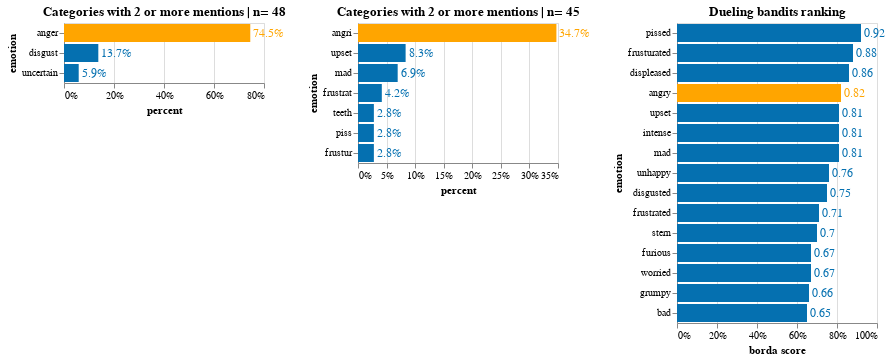

This figure's notebook cell:
### Code cell
(anger_wfa_forced.properties(width=200) | anger_wfa_free.properties(width=200) | anger_wfa_next.properties(width=200))

### Figure 1 — Vega-Lite specification as saved in the notebook (floating-point values rounded to 4 significant figures)
{"config": {"view": {"continuousWidth": 400, "continuousHeight": 300}}, "hconcat": [{"layer": [{"mark": "bar", "encoding": {"color": {"condition": {"value": "orange", "test": "(datum.emotion === 'anger')"}, "value": "#0570b0"}, "x": {"type": "quantitative", "axis": {"format": ".0%"}, "field": "percent"}, "y": {"type": "nominal", "field": "emotion", "sort": "-x"}}, "title": "Categories with 2 or more mentions | n= 48"}, {"mark": {"type": "text", "align": "left", "baseline": "middle", "dx": 3, "fontSize": 12}, "encoding": {"color": {"condition": {"value": "orange", "test": "(datum.emotion === 'anger')"}, "value": "#0570b0"}, "text": {"type": "quantitative", "field": "percent", "format": ".1%"}, "x": {"type": "quantitative", "axis": {"format": ".0%"}, "field": "percent"}, "y": {"type": "nominal", "field": "emotion", "sort": "-x"}}, "title": "Categories with 2 or more mentions | n= 48"}], "data": {"name": "data-e38793438cc6b593f907d92eb8aca068"}, "width": 200}, {"layer": [{"mark": "bar", "encoding": {"color": {"condition": {"value": "orange", "test": "(datum.emotion === 'angri')"}, "value": "#0570b0"}, "x": {"type": "quantitative", "axis": {"format": ".0%"}, "field": "percent"}, "y": {"type": "nominal", "field": "emotion", "sort": "-x"}}, "title": "Categories with 2 or more mentions | n= 45"}, {"mark": {"type": "text", "align": "left", "baseline": "middle", "dx": 3, "fontSize": 12}, "encoding": {"color": {"condition": {"value": "orange", "test": "(datum.emotion === 'angri')"}, "value": "#0570b0"}, "text": {"type": "quantitative", "field": "percent", "format": ".1%"}, "x": {"type": "quantitative", "axis": {"format": ".0%"}, "field": "percent"}, "y": {"type": "nominal", "field": "emotion", "sort": "-x"}}, "title": "Categories with 2 or more mentions | n= 45"}], "data": {"name": "data-e53c68100110033e7fff26a0073caa14"}, "width": 200}, {"layer": [{"mark": "bar", "encoding": {"color": {"condition": {"value": "orange", "test": "(datum.emotion === 'angry')"}, "value": "#0570b0"}, "x": {"type": "quantitative", "axis": {"format": ".0%"}, "field": "borda score"}, "y": {"type": "nominal", "field": "emotion", "sort": "-x"}}, "title": "Dueling bandits ranking"}, {"mark": {"type": "text", "align": "left", "baseline": "middle", "dx": 3, "fontSize": 12}, "encoding": {"color": {"condition": {"value": "orange", "test": "(datum.emotion === 'angry')"}, "value": "#0570b0"}, "text": {"type": "quantitative", "field": "borda score"}, "x": {"type": "quantitative", "axis": {"format": ".0%"}, "field": "borda score"}, "y": {"type": "nominal", "field": "emotion", "sort": "-x"}}, "title": "Dueling bandits ranking"}], "data": {"name": "data-9a28134bebbd506da1b9fe8ccd70cc9c"}, "width": 200}], "$schema": "https://vega.github.io/schema/vega-lite/v4.8.1.json", "datasets": {"data-e38793438cc6b593f907d92eb8aca068": [{"counts": 38, "emotion": "anger", "percent": 0.7451}, {"counts": 7, "emotion": "disgust", "percent": 0.1373}, {"counts": 3, "emotion": "uncertain", "percent": 0.05882}], "data-e53c68100110033e7fff26a0073caa14": [{"counts": 25, "emotion": "angri", "percent": 0.3472}, {"counts": 6, "emotion": "upset", "percent": 0.08333}, {"counts": 5, "emotion": "mad", "percent": 0.06944}, {"counts": 3, "emotion": "frustrat", "percent": 0.04167}, {"counts": 2, "emotion": "teeth", "percent": 0.02778}, {"counts": 2, "emotion": "piss", "percent": 0.02778}, {"counts": 2, "emotion": "frustur", "percent": 0.02778}], "data-9a28134bebbd506da1b9fe8ccd70cc9c": [{"Rank": 0, "emotion": "pissed", "borda score": 0.92, "Precision": 0.11}, {"Rank": 1, "emotion": "frusturated", "borda score": 0.88, "Precision": 0.12}, {"Rank": 2, "emotion": "displeased", "borda score": 0.86, "Precision": 0.13}, {"Rank": 3, "emotion": "angry", "borda score": 0.82, "Precision": 0.13}, {"Rank": 4, "emotion": "upset", "borda score": 0.81, "Precision": 0.15}, {"Rank": 5, "emotion": "intense", "borda score": 0.81, "Precision": 0.15}, {"Rank": 6, "emotion": "mad", "borda score": 0.81, "Precision": 0.15}, {"Rank": 7, "emotion": "unhappy", "borda score": 0.76, "Precision": 0.17}, {"Rank": 8, "emotion": "disgusted", "borda score": 0.75, "Precision": 0.18}, {"Rank": 9, "emotion": "frustrated", "borda score": 0.71, "Precision": 0.16}, {"Rank": 10, "emotion": "stern", "borda score": 0.7, "Precision": 0.19}, {"Rank": 11, "emotion": "furious", "borda score": 0.67, "Precision": 0.13}, {"Rank": 12, "emotion": "worried", "borda score": 0.67, "Precision": 0.22}, {"Rank": 13, "emotion": "grumpy", "borda score": 0.66, "Precision": 0.16}, {"Rank": 14, "emotion": "bad", "borda score": 0.65, "Precision": 0.22}]}}
